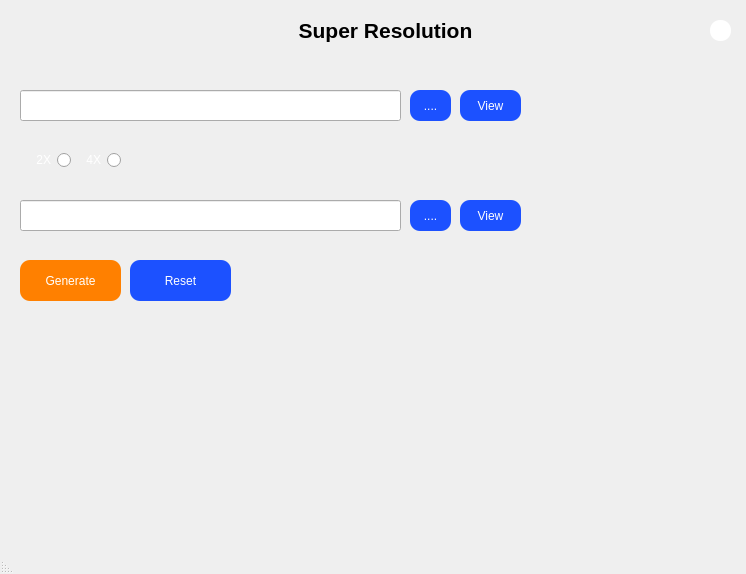
<?xml version="1.0" encoding="UTF-8"?>
<ui version="4.0">
 <class>MainWindow</class>
 <widget class="QMainWindow" name="MainWindow">
  <property name="geometry">
   <rect>
    <x>0</x>
    <y>0</y>
    <width>746</width>
    <height>574</height>
   </rect>
  </property>
  <property name="windowTitle">
   <string>Super Resolution Finder</string>
  </property>
  <property name="layoutDirection">
   <enum>Qt::LayoutDirection::RightToLeft</enum>
  </property>
  <property name="styleSheet">
   <string notr="true">QWidget {
    layout: vertical;
    alignment: AlignHCenter | AlignVCenter;
}</string>
  </property>
  <widget class="QWidget" name="centralwidget">
   <widget class="QPushButton" name="chooseBtn">
    <property name="enabled">
     <bool>true</bool>
    </property>
    <property name="geometry">
     <rect>
      <x>410</x>
      <y>90</y>
      <width>41</width>
      <height>31</height>
     </rect>
    </property>
    <property name="cursor">
     <cursorShape>PointingHandCursor</cursorShape>
    </property>
    <property name="mouseTracking">
     <bool>true</bool>
    </property>
    <property name="styleSheet">
     <string notr="true">QPushButton {
	background-color: rgb(28, 81, 255);
	font: 600 12pt &quot;Segoe UI&quot;;
	border-radius : 10px;
	color : white;	
}
QPushButton:hover{
	background-color: rgb(0, 0, 255);
}</string>
    </property>
    <property name="text">
     <string>....</string>
    </property>
   </widget>
   <widget class="QLineEdit" name="inputImagePathName">
    <property name="geometry">
     <rect>
      <x>20</x>
      <y>90</y>
      <width>381</width>
      <height>31</height>
     </rect>
    </property>
    <property name="sizePolicy">
     <sizepolicy hsizetype="Expanding" vsizetype="Fixed">
      <horstretch>4</horstretch>
      <verstretch>0</verstretch>
     </sizepolicy>
    </property>
    <property name="styleSheet">
     <string notr="true">QLineEdit {
	color : white;
	font: 600 11pt &quot;Segoe UI&quot;;
}</string>
    </property>
    <property name="text">
     <string/>
    </property>
   </widget>
   <widget class="QPushButton" name="InputViewBtn">
    <property name="geometry">
     <rect>
      <x>460</x>
      <y>90</y>
      <width>61</width>
      <height>31</height>
     </rect>
    </property>
    <property name="cursor">
     <cursorShape>PointingHandCursor</cursorShape>
    </property>
    <property name="styleSheet">
     <string notr="true">QPushButton {
	background-color: rgb(28, 81, 255);
	font: 600 12pt &quot;Segoe UI&quot;;
	border-radius : 10px;
	color : white;
}
QPushButton:hover{
	background-color: rgb(0, 0, 255);
}</string>
    </property>
    <property name="text">
     <string>View</string>
    </property>
   </widget>
   <widget class="QLabel" name="inputImage">
    <property name="geometry">
     <rect>
      <x>10</x>
      <y>490</y>
      <width>721</width>
      <height>41</height>
     </rect>
    </property>
    <property name="styleSheet">
     <string notr="true">QMainWindow{
	
	background-color: rgb(0, 0, 0);
}</string>
    </property>
    <property name="text">
     <string/>
    </property>
   </widget>
   <widget class="QRadioButton" name="radioButton_2x">
    <property name="geometry">
     <rect>
      <x>30</x>
      <y>150</y>
      <width>41</width>
      <height>20</height>
     </rect>
    </property>
    <property name="cursor">
     <cursorShape>PointingHandCursor</cursorShape>
    </property>
    <property name="styleSheet">
     <string notr="true">QRadioButton {
	color : white;
	font: 600 11pt &quot;Segoe UI&quot;;
}</string>
    </property>
    <property name="text">
     <string>2X</string>
    </property>
   </widget>
   <widget class="QRadioButton" name="radioButton_4x">
    <property name="geometry">
     <rect>
      <x>80</x>
      <y>150</y>
      <width>41</width>
      <height>20</height>
     </rect>
    </property>
    <property name="cursor">
     <cursorShape>PointingHandCursor</cursorShape>
    </property>
    <property name="styleSheet">
     <string notr="true">QRadioButton {
	color : white;
	font: 600 11pt &quot;Segoe UI&quot;;
}</string>
    </property>
    <property name="text">
     <string>4X</string>
    </property>
   </widget>
   <widget class="QLineEdit" name="outputImagePathName">
    <property name="geometry">
     <rect>
      <x>20</x>
      <y>200</y>
      <width>381</width>
      <height>31</height>
     </rect>
    </property>
    <property name="styleSheet">
     <string notr="true">QLineEdit {
	color : white;
	font: 600 11pt &quot;Segoe UI&quot;;
}</string>
    </property>
   </widget>
   <widget class="QPushButton" name="outputChooseBtn">
    <property name="geometry">
     <rect>
      <x>410</x>
      <y>200</y>
      <width>41</width>
      <height>31</height>
     </rect>
    </property>
    <property name="cursor">
     <cursorShape>PointingHandCursor</cursorShape>
    </property>
    <property name="styleSheet">
     <string notr="true">QPushButton {
	background-color: rgb(28, 81, 255);
	font: 600 12pt &quot;Segoe UI&quot;;
	border-radius : 10px;
	color : white;
}
QPushButton:hover{
	background-color: rgb(0, 0, 255);
}</string>
    </property>
    <property name="text">
     <string>....</string>
    </property>
   </widget>
   <widget class="QPushButton" name="outputImageViewBtn">
    <property name="geometry">
     <rect>
      <x>460</x>
      <y>200</y>
      <width>61</width>
      <height>31</height>
     </rect>
    </property>
    <property name="cursor">
     <cursorShape>PointingHandCursor</cursorShape>
    </property>
    <property name="styleSheet">
     <string notr="true">QPushButton {
	background-color: rgb(28, 81, 255);
	font: 600 12pt &quot;Segoe UI&quot;;
	border-radius : 10px;
	color : white;
}
QPushButton:hover{
	background-color: rgb(0, 0, 255);
}</string>
    </property>
    <property name="text">
     <string>View</string>
    </property>
   </widget>
   <widget class="QLabel" name="label">
    <property name="geometry">
     <rect>
      <x>270</x>
      <y>10</y>
      <width>231</width>
      <height>41</height>
     </rect>
    </property>
    <property name="font">
     <font>
      <family>Segoe UI</family>
      <pointsize>16</pointsize>
      <italic>false</italic>
      <bold>true</bold>
     </font>
    </property>
    <property name="styleSheet">
     <string notr="true">QLabel {
	 background: qlineargradient(x1: 0, y1: 0, x2: 1, y2: 1,
                                stop: 0 rgb(255, 128, 0),
                                stop: 1 rgb(255, 255, 0));
	color : black;
	font: 700 16pt &quot;Segoe UI&quot;;
	border-radius : 8px;
}</string>
    </property>
    <property name="text">
     <string>Super Resolution</string>
    </property>
    <property name="alignment">
     <set>Qt::AlignmentFlag::AlignCenter</set>
    </property>
   </widget>
   <widget class="QPushButton" name="generateBtn">
    <property name="geometry">
     <rect>
      <x>20</x>
      <y>260</y>
      <width>101</width>
      <height>41</height>
     </rect>
    </property>
    <property name="cursor">
     <cursorShape>PointingHandCursor</cursorShape>
    </property>
    <property name="styleSheet">
     <string notr="true">QPushButton {
	 background-color: rgb(255, 128, 0);
	font: 700 12pt &quot;Segoe UI&quot;;
	border-radius : 10px;
	color : white;
}
QPushButton:hover{
	 background-color: rgb(200, 100, 0);
}</string>
    </property>
    <property name="text">
     <string>Generate</string>
    </property>
   </widget>
   <widget class="QPushButton" name="resetBtn">
    <property name="geometry">
     <rect>
      <x>130</x>
      <y>260</y>
      <width>101</width>
      <height>41</height>
     </rect>
    </property>
    <property name="cursor">
     <cursorShape>PointingHandCursor</cursorShape>
    </property>
    <property name="styleSheet">
     <string notr="true">QPushButton {
	background-color: rgb(28, 81, 255);
	font: 700 12pt &quot;Segoe UI&quot;;
	border-radius : 10px;
	color : white;
}
QPushButton:hover{
	background-color: rgb(0, 0, 255);
}</string>
    </property>
    <property name="text">
     <string>Reset</string>
    </property>
   </widget>
   <widget class="QLabel" name="errorMessage">
    <property name="geometry">
     <rect>
      <x>30</x>
      <y>410</y>
      <width>471</width>
      <height>41</height>
     </rect>
    </property>
    <property name="styleSheet">
     <string notr="true">QLabel {
	font: 600 14pt &quot;Segoe UI&quot;;
}</string>
    </property>
    <property name="text">
     <string/>
    </property>
   </widget>
   <widget class="QPushButton" name="pushButton">
    <property name="geometry">
     <rect>
      <x>710</x>
      <y>20</y>
      <width>21</width>
      <height>21</height>
     </rect>
    </property>
    <property name="cursor">
     <cursorShape>OpenHandCursor</cursorShape>
    </property>
    <property name="styleSheet">
     <string notr="true">QPushButton{
	background-color:white;
	border-radius : 10px;
}</string>
    </property>
    <property name="text">
     <string/>
    </property>
   </widget>
   <widget class="QWidget" name="horizontalLayoutWidget">
    <property name="geometry">
     <rect>
      <x>10</x>
      <y>80</y>
      <width>2</width>
      <height>2</height>
     </rect>
    </property>
    <layout class="QHBoxLayout" name="horizontalLayout"/>
   </widget>
  </widget>
  <widget class="QMenuBar" name="menubar">
   <property name="geometry">
    <rect>
     <x>0</x>
     <y>0</y>
     <width>746</width>
     <height>22</height>
    </rect>
   </property>
  </widget>
  <widget class="QStatusBar" name="statusbar"/>
 </widget>
 <resources/>
 <connections/>
</ui>
